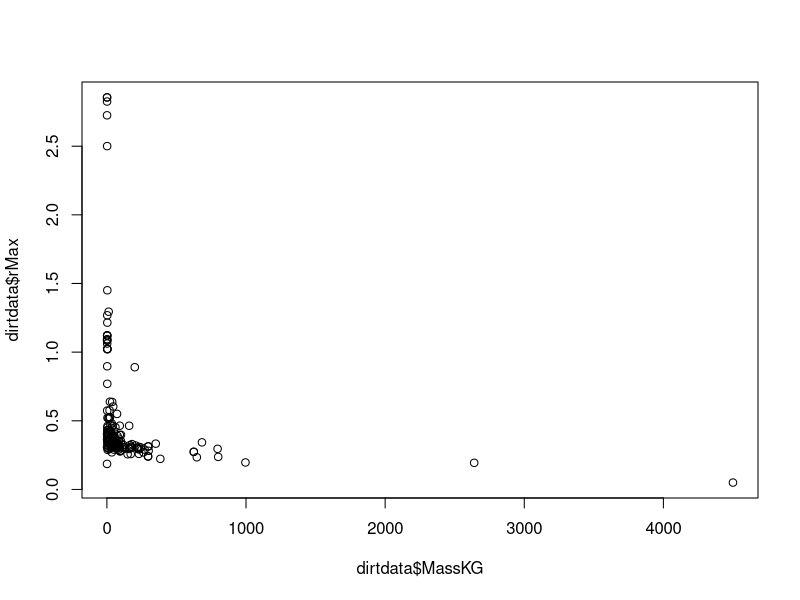

Recreate this plot in R.
library(ggplot2)
dirtdata<-read.csv("dirtivore.csv")
plot(dirtdata$MassKG,dirtdata$rMax)
masslog<-log10(dirtdata$MassKG)
rlog<-log10(dirtdata$rMax)
model1<-lm(rlog~masslog)
plot1<-ggplot()+
  geom_point(aes(masslog,rlog), colour="grey")+
  xlab(expression('Body Mass (Log'[10]*'KG)'))+
  ylab(expression('r'[max]*' (Log'[10]*'transformed)'))+
  geom_abline(intercept=-0.0859,slope = -0.20229)+
  ylim(-1.0,1)
  #limits
  
